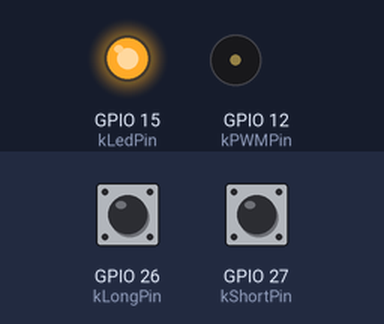
Bench run of a sketch on a simulated ESP32. Parts: output pins drawn as LEDs (lit = HIGH), buzzer (waves = sounding). Dashed ring = blinking. Inputs (shaded band) come from the test bench; at power-on: GPIO 26 (kLongPin) HIGH, GPIO 27 (kShortPin) HIGH. USB keyboard and mouse output is not drawn; what the sketch prints to the serial monitor is not drawn.

Above: at 1.2 s.
1.3 s: GPIO 26 (kLongPin) pulled LOW for 1 s
At 1.4 s:
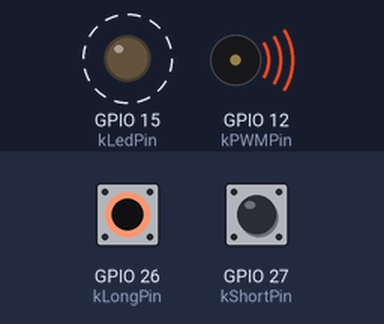
4.3 s: GPIO 27 (kShortPin) pulled LOW for 1 s
At 5.8 s:
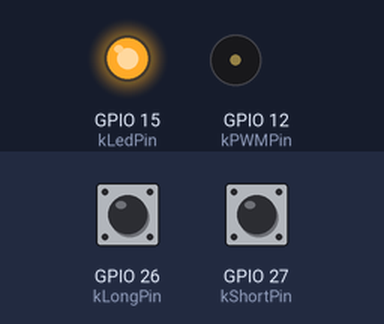
7.3 s: GPIO 26 (kLongPin) pulled LOW for 0.15 s
At 7.4 s:
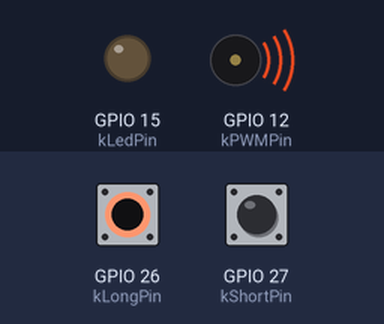
9.2 s: GPIO 27 (kShortPin) pulled LOW for 0.15 s
At 9.9 s:
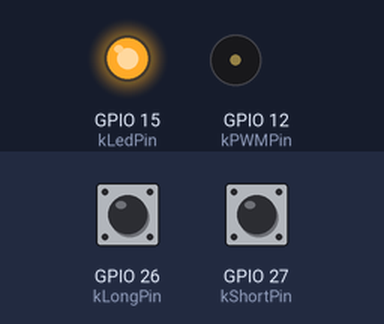
11.0 s: GPIO 26 (kLongPin) pulled LOW for 3.2 s
At 11.4 s:
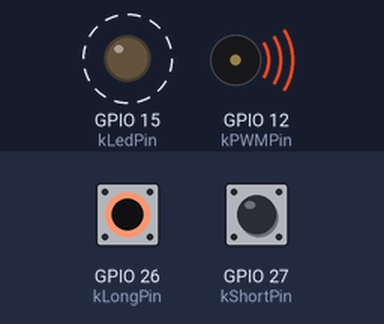
15.7 s: GPIO 26 (kLongPin) driven LOW and GPIO 27 (kShortPin) driven LOW
At 16.0 s:
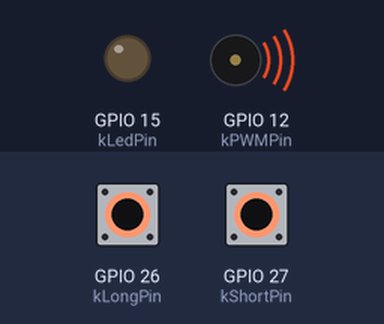
Timing chart, 0 to 19.7 s (numbered marks = the images above; inputs shaded):
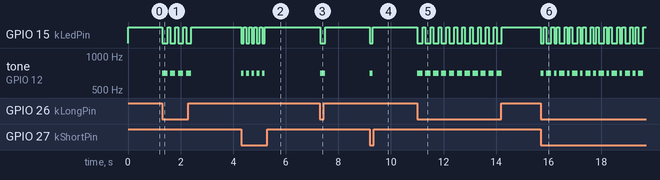

The sketch:

CWKeyboard.ino
```cpp
#include <BleKeyboard.h>
#include "CWDefine.h"

//BT keyboard
BleKeyboard bleKeyboard;
//CW timer
static hw_timer_t *tm = NULL;
static portMUX_TYPE tmMux = portMUX_INITIALIZER_UNLOCKED;

// CW state
typedef enum {
  //no cw
  kCWStateNone = 0,
  //short signal
  kCWStateShort,
  //short signal space
  kCWStateShortBlank,
  //long signal
  kCWStateLong,
  //longsignal space
  kCWStateLongBlank,
  //character output term
  kCWStateBlank,
} eCWState;
static volatile eCWState state = kCWStateNone;
//short -> long, long -> short flag
static volatile bool nextFlg = false;

//signal terms
#define kShortCnt (1)
#define kLongCnt (3)
#define kBlankCnt (2)
static volatile int cwCnt = 0;

//output port
#define kLedPin (15)
#define kPWMPin (12)
#define kPWMCh (1)
#define kPWMFreq (700)
static volatile int ledState = HIGH;

//paddle input pin
#define kShortPin (27)
#define kLongPin (26)
//cw short signal time[us]
#define kCWMinTimeCount (50000)

//CW character branch
static volatile pCWBranch cwChara = pcw_Root;

//cw sound on(led pin LOW)
void cwOn();
//cw sound off(led pin HIGH)
void cwOff();
//cw timer on
//@param cnt: kShortCnt, kLongCnt kBlankCnt, 0 is timer continue
void timerOn(int cnt);
//timer off
void timerOff();
//timer interrupt function
void IRAM_ATTR interruptFunc();

//initialize
void setup() {
  //serial port begin
  Serial.begin(115200);
  Serial.println("start");

  //setup each pin
  pinMode(kLedPin, OUTPUT);
  digitalWrite(kLedPin, ledState);
  pinMode(kShortPin, INPUT_PULLUP);
  pinMode(kLongPin, INPUT_PULLUP);

  pinMode(kPWMPin, OUTPUT);
  ledcSetup(kPWMCh, kPWMFreq, 16);

  //timer setup
  //clock:80MHz, (_,80,_) -> 1us
  tm = timerBegin(0, 80, true);
  timerAttachInterrupt(tm, &interruptFunc, true);
  timerAlarmWrite(tm, kCWMinTimeCount, true);


  //BTKeyboard setup
  bleKeyboard.begin();
}

//main loop
void loop() {
  //timer cli()
  portENTER_CRITICAL_ISR(&tmMux);
  //read paddle pin state
  switch (state) {
    //user input
    case kCWStateNone:
    case kCWStateBlank:
      if (digitalRead(kShortPin) == LOW) {
        state = kCWStateShort;
        cwChara = cwChara->nextShort;
        Serial.println(cwChara->chara);
        cwOn();
        timerOn(kShortCnt);
      } else if (digitalRead(kLongPin) == LOW) {
        state = kCWStateLong;
        cwChara = cwChara->nextLong;
        Serial.println(cwChara->chara);
        cwOn();
        timerOn(kLongCnt);
      }
      break;
    //short -> long input read
    case kCWStateShort:
    case kCWStateShortBlank:
      if (digitalRead(kLongPin) == LOW) nextFlg = true;
      break;
    //long -> short input read
    case kCWStateLong:
    case kCWStateLongBlank:
      if (digitalRead(kShortPin) == LOW) nextFlg = true;
      break;
  }
  //timer sei()
  portEXIT_CRITICAL_ISR(&tmMux);
  //loop delay
  delay(10);
}

//cw output on
void cwOn() {
  digitalWrite(kLedPin, LOW);
  ledcAttachPin(kPWMPin, kPWMCh);
  ledcWriteTone(kPWMCh, kPWMFreq);
}

//cw output off
void cwOff() {
  digitalWrite(kLedPin, HIGH);
  ledcDetachPin(kPWMPin);
}

//cw timer on
//@param cnt: kShortCnt, kLongCnt kBlankCnt, 0 is timer continue
void timerOn(int cnt) {
  cwCnt = (cnt == 0) ? cwCnt : cnt;
  timerAlarmEnable(tm);
}
//cw timer off
void timerOff() {
  timerAlarmDisable(tm);
}

//timer interrupt function
void IRAM_ATTR interruptFunc() {
  //timer cli()
  portENTER_CRITICAL_ISR(&tmMux);
  //continue timer
  if (0 <= --cwCnt) {
    timerOn(0);
  } else {
    //change state
    switch (state) {
      //short space time
      case kCWStateShort:
        state = kCWStateShortBlank;
        cwOff();
        timerOn(kShortCnt);
        break;
      //long space time
      case kCWStateLong:
        state = kCWStateLongBlank;
        cwOff();
        timerOn(kShortCnt);
        break;
      //long signal or end blank
      case kCWStateShortBlank:
        if (nextFlg) {
          state = kCWStateLong;
          cwChara = cwChara->nextLong;
          Serial.println(cwChara->chara);
          cwOn();
          timerOn(kLongCnt);
          nextFlg = false;
        } else {
          state = kCWStateBlank;
          timerOn(kBlankCnt);
        }
        break;
      //short signal or end blank
      case kCWStateLongBlank:
        if (nextFlg) {
          state = kCWStateShort;
          cwChara = cwChara->nextShort;
          Serial.println(cwChara->chara);
          cwOn();
          timerOn(kShortCnt);
          nextFlg = false;
        } else {
          state = kCWStateBlank;
          timerOn(kBlankCnt);
        }
        break;
      //character input end
      case kCWStateBlank:
        state = kCWStateNone;
        Serial.print("your char : ");
        Serial.println(cwChara->chara);
        if (bleKeyboard.isConnected()) {
          bleKeyboard.print(cwChara->chara);
        }
        cwChara = pcw_Root;
        timerOff();
        break;
    }
  }
  portEXIT_CRITICAL_ISR(&tmMux);
}
```

CWDefine.h
```cpp
typedef struct _CWBranch CWBranch, *pCWBranch;
//cw data 2 branch
struct _CWBranch {
  //cw character
  char chara;
  //short branch
  pCWBranch nextShort;
  //long branch
  pCWBranch nextLong;
};

static CWBranch cw_None = { '\0', &cw_None, &cw_None };             //nothing signal loop

static CWBranch cw_backspace = { '\b', &cw_None, &cw_None };        //........
static CWBranch cw_ssssss = { '\0', &cw_backspace, &cw_None };      //.......

static CWBranch cw_calet = { '^', &cw_ssssss, &cw_None };           //......
static CWBranch cw_question = { '?', &cw_None, &cw_None };          //..--..
static CWBranch cw_underbar = { '_', &cw_None, &cw_None };          //..--.-
static CWBranch cw_doublequotation = { '"', &cw_None, &cw_None };   //.-..-.
static CWBranch cw_period = { '.', &cw_None, &cw_None };            //--..--
static CWBranch cw_at = { '@', &cw_None, &cw_None };                //.--.-.
static CWBranch cw_singlequotation = { '\'', &cw_None, &cw_None };  //.----.
static CWBranch cw_hyphen = { '-', &cw_None, &cw_None };            //-....-
static CWBranch cw_right = { ')', &cw_None, &cw_None };             //-.--.-
static CWBranch cw_comma = { ',', &cw_None, &cw_None };             //.-.-.-
static CWBranch cw_colon = { ':', &cw_None, &cw_None };             //---...

static CWBranch cw_5 = { '5', &cw_calet, &cw_None };                //.....
static CWBranch cw_4 = { '4', &cw_None, &cw_None };                 //....-
static CWBranch cw_3 = { '3', &cw_None, &cw_None };                 //...--
static CWBranch cw_sslls = { '\0', &cw_question, &cw_underbar };    //..--.
static CWBranch cw_2 = { '2', &cw_None, &cw_None };                 //..---
static CWBranch cw_slssl = { '\0', &cw_doublequotation, &cw_None }; //.-..-
static CWBranch cw_plus = { '+', &cw_None, &cw_period };            //.-.-.
static CWBranch cw_sllsl = { '\0', &cw_at, &cw_None };              //.--.-
static CWBranch cw_1 = { '1', &cw_singlequotation, &cw_None };      //.----
static CWBranch cw_6 = { '6', &cw_None, &cw_hyphen };               //-....
static CWBranch cw_slash = { '/', &cw_None, &cw_None };             //-..-.
static CWBranch cw_left = { '(', &cw_None, &cw_right };             //-.--.
static CWBranch cw_7 = { '7', &cw_None, &cw_None };                 //--...
static CWBranch cw_llssl = { '\0', &cw_None, &cw_comma };           //--..-
static CWBranch cw_8 = { '8', &cw_colon, &cw_None };                //---..
static CWBranch cw_9 = { '9', &cw_None, &cw_None };                 //----.
static CWBranch cw_0 = { '0', &cw_None, &cw_None };                 //-----

static CWBranch cw_H = { 'h', &cw_5, &cw_4 };                       //....
static CWBranch cw_V = { 'v', &cw_None, &cw_3 };                    //...-
static CWBranch cw_F = { 'f', &cw_None, &cw_None };                 //..-.
static CWBranch cw_ssll = { '\0', &cw_sslls, &cw_2 };               //..--
static CWBranch cw_L = { 'l', &cw_None, &cw_slssl };                //.-..
static CWBranch cw_slsl = { '\0', &cw_plus, &cw_None };             //.-.-
static CWBranch cw_P = { 'p', &cw_None, &cw_sllsl };                //.--.
static CWBranch cw_J = { 'j', &cw_None, &cw_1 };                    //.---
static CWBranch cw_B = { 'b', &cw_6, &cw_None };                    //-...
static CWBranch cw_X = { 'x', &cw_slash, &cw_None };                //-..-
static CWBranch cw_C = { 'c', &cw_None, &cw_None };                 //-.-.
static CWBranch cw_Y = { 'y', &cw_left, &cw_None };                 //-.--
static CWBranch cw_Z = { 'z', &cw_7, &cw_llssl };                   //--..
static CWBranch cw_Q = { 'q', &cw_None, &cw_None };                 //--.-
static CWBranch cw_llls = { '\0', &cw_8, &cw_None };                //---.
static CWBranch cw_llll = { '\0', &cw_9, &cw_0 };                   //----

static CWBranch cw_S = { 's', &cw_H, &cw_V };                       //...
static CWBranch cw_U = { 'u', &cw_F, &cw_ssll };                    //..-
static CWBranch cw_R = { 'r', &cw_L, &cw_slsl };                    //.-.
static CWBranch cw_W = { 'w', &cw_P, &cw_J };                       //.--
static CWBranch cw_D = { 'd', &cw_B, &cw_X };                       //-..
static CWBranch cw_K = { 'k', &cw_C, &cw_Y };                       //-.-
static CWBranch cw_G = { 'g', &cw_Z, &cw_Q };                       //--.
static CWBranch cw_O = { 'o', &cw_llls, &cw_llll };                 //---

static CWBranch cw_I = { 'i', &cw_S, &cw_U };                       //..
static CWBranch cw_A = { 'a', &cw_R, &cw_W };                       //.-
static CWBranch cw_N = { 'n', &cw_D, &cw_K };                       //-.
static CWBranch cw_M = { 'm', &cw_G, &cw_O };                       //--

static CWBranch cw_E = { 'e', &cw_I, &cw_A };                       //.
static CWBranch cw_T = { 't', &cw_N, &cw_M };                       //-

static CWBranch cw_Root = { '\0', &cw_E, &cw_T };                   //root (first use)
static pCWBranch pcw_Root = &cw_Root;                               //root (first use)   
```

Measured:
- after the input at 1.3 s, GPIO 15 (kLedPin): alternates HIGH for 0.10 s and LOW for 0.20 s, 8 changes in all, then stays HIGH, starting at once; tone on GPIO 12 (kPWMPin): alternates 700 Hz for 0.20 s and silent for 0.10 s, 8 changes in all, then stays silent, starting at once
- after the input at 4.3 s, GPIO 15 (kLedPin): alternates HIGH for 0.10 s and LOW for 0.10 s, 10 changes in all, then stays HIGH, starting at once; tone on GPIO 12 (kPWMPin): alternates 700 Hz for 0.10 s and silent for 0.10 s, 10 changes in all, then stays silent, starting at once
- after the input at 7.3 s, GPIO 15 (kLedPin): HIGH → LOW at once, → HIGH 0.20 s later; tone on GPIO 12 (kPWMPin): silent → 700 Hz at once, → silent 0.20 s later
- after the input at 9.2 s, GPIO 15 (kLedPin): HIGH → LOW at once, → HIGH 0.10 s later; tone on GPIO 12 (kPWMPin): silent → 700 Hz at once, → silent 0.10 s later
- after the input at 11.0 s, GPIO 15 (kLedPin): alternates HIGH for 0.10 s and LOW for 0.20 s, 22 changes in all, then stays HIGH, starting at once; tone on GPIO 12 (kPWMPin): alternates 700 Hz for 0.20 s and silent for 0.10 s, 22 changes in all, then stays silent, starting at once
- after the input at 15.7 s, GPIO 15 (kLedPin): HIGH → LOW at once, then repeats every 0.50 s: HIGH 0.10 s, LOW 0.20 s, HIGH 0.10 s, LOW 0.10 s; tone on GPIO 12 (kPWMPin): silent → 700 Hz at once, then repeats every 0.50 s: silent 0.10 s, 700 Hz 0.20 s, silent 0.10 s, 700 Hz 0.10 s
